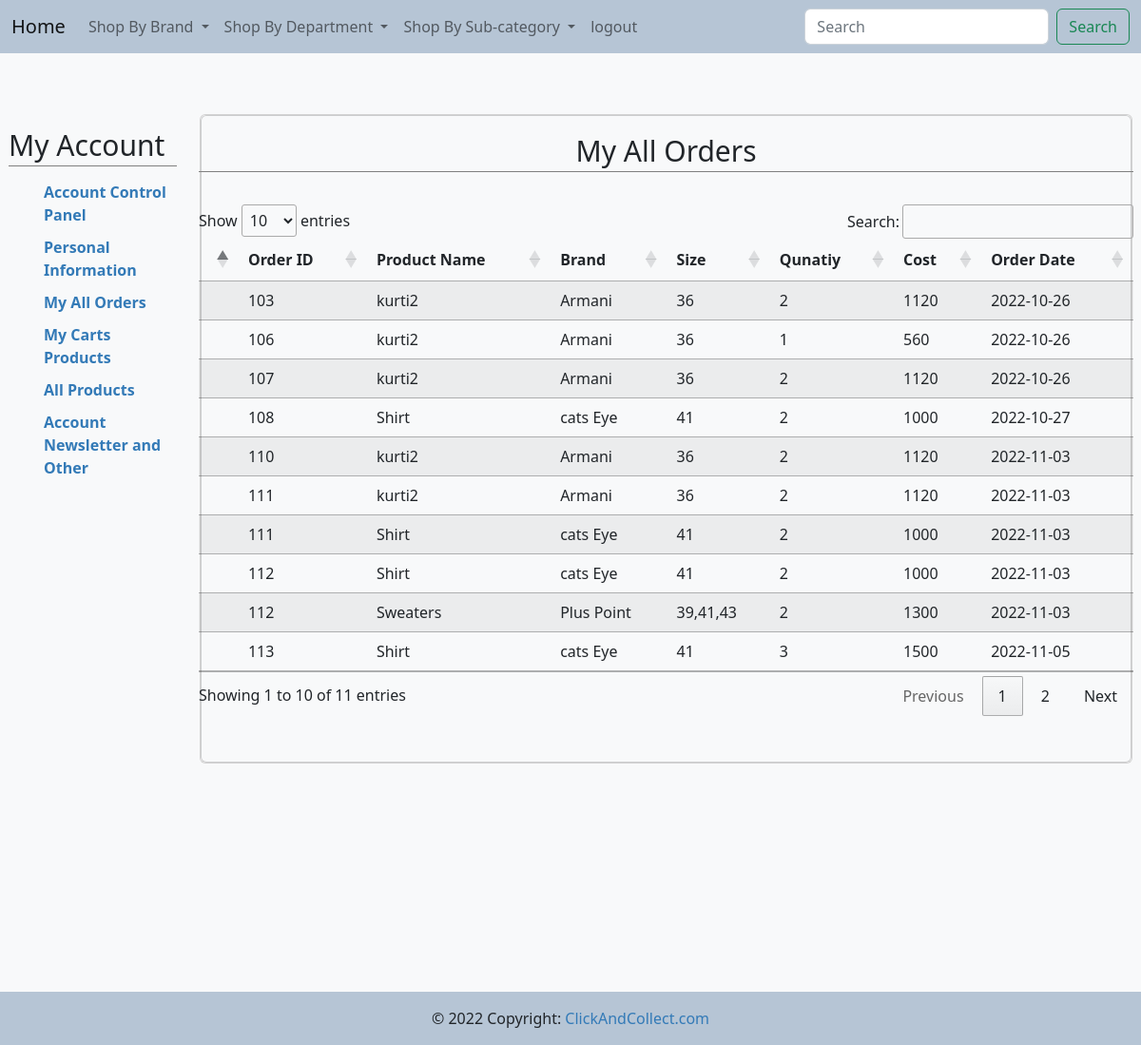
The app's page /customer/account_orders.php (signed in) with its own data.
### tables this page shows
CREATE TABLE IF NOT EXISTS `order_line` (
  `ol_id` int(11) NOT NULL AUTO_INCREMENT,
  `o_id` int(11) NOT NULL,
  `p_id` int(11) NOT NULL,
  `quantity` int(11) DEFAULT NULL,
  PRIMARY KEY (`ol_id`),
  KEY `FK_order_line2` (`p_id`),
  KEY `FK_order_line` (`o_id`)
);

CREATE TABLE IF NOT EXISTS `customer_order` (
  `o_id` int(11) NOT NULL AUTO_INCREMENT,
  `c_id` int(11) DEFAULT NULL,
  `Delivery_address` varchar(255) NOT NULL,
  `order_date` date DEFAULT NULL,
  PRIMARY KEY (`o_id`),
  KEY `FK_customer_order` (`c_id`)
);

CREATE TABLE IF NOT EXISTS `products` (
  `p_id` int(11) NOT NULL AUTO_INCREMENT,
  `name` varchar(100) DEFAULT NULL,
  `b_id` int(11) DEFAULT NULL,
  `sub_id` int(11) DEFAULT NULL,
  `s_id` int(11) NOT NULL,
  `size` varchar(100) DEFAULT NULL,
  `description` varchar(200) DEFAULT NULL,
  `prev_price` varchar(255) NOT NULL,
  `price` double DEFAULT NULL,
  `quantity` int(11) DEFAULT NULL,
  `status` int(11) NOT NULL,
  PRIMARY KEY (`p_id`),
  KEY `FK_brand1` (`b_id`),
  KEY `FK_catagory1` (`sub_id`),
  KEY `FK_seller` (`s_id`)
);

CREATE TABLE IF NOT EXISTS `brand` (
  `b_id` int(11) NOT NULL AUTO_INCREMENT,
  `name` varchar(100) DEFAULT NULL,
  PRIMARY KEY (`b_id`)
);

### customer/account_orders.php (the view, shortened to what this page needs)
<?php
  $cid = $_SESSION['id'];
?>
<!DOCTYPE html>
<html lang="en">
<head>
        <link href="https://cdn.jsdelivr.net/npm/bootstrap@5.2.1/dist/css/bootstrap.min.css" rel="stylesheet">
        <link rel="stylesheet" href="https://cdn.datatables.net/1.12.1/css/jquery.dataTables.min.css">
        <link href="include/style.css" rel="stylesheet" />
</head>
<body>
<div class="b">
    <?php include 'include/navbar.php' ?>
</div>
<div class="account-page">
<div class="container-fluid">
<div class="row">
<div class="col-md-2">
    <?php include 'include/sidebar.php' ?>
</div>
    <div class="col-sm-10">
        <div class="mt-1 card">
            <div class="card bg-light text-dark">
                <div class="row">
                    <div class="col-md-12 mt-0 mb-5 ml-1">
                        <h2 class="text-center">My All Orders</h2>
                        <br>
                        <table class="table table-striped" id = "cartproducts1">
                        <thead>
                        <tr>
                            <th></th>
                            <th>Order ID</th>
                            <th>Product Name</th>
                            <th>Brand</th>
                            <th>Size</th>
                            <th>Qunatiy</th>
                            <th>Cost</th>
                            <th>Order Date</th>
                        </tr>
                        </thead>
                        <tbody>
                        <?php
                            include 'include/connection.php';
                            $query = "select * from customer_order where c_id = $cid";
                            $table = mysqli_query($con,$query);
                            while($row = mysqli_fetch_array($table)){
                                $oid = $row['o_id'];
                                $query2 = "select * from order_line where o_id = $oid";
                                $table2 = mysqli_query($con,$query2);
                                while($row2 = mysqli_fetch_array($table2)){
                                    $pid = $row2['p_id'];
                                    $query3 = "select * from products where p_id = $pid";
                                    $table3 = mysqli_query($con,$query3);
                                    $row3 = mysqli_fetch_array($table3);
                                    $bid = $row3['b_id'];
                                    $query4 = "select * from brand where b_id = $bid";
                                    $table4 = mysqli_query($con,$query4);
                                    $row4   = mysqli_fetch_array($table4);
                                    $vprice = $row3['price']*$row2['quantity'];
                                    ?>
                                    <tr>
                                        <td></td>
                                        <td><?php echo $oid; ?></td>
                                        <td><?php echo $row3['name']; ?></td>
                                        <td><?php echo $row4['name']; ?></td>
                                        <td><?php echo $row3['size'];?></td>
                                        <td><?php echo $row2['quantity'];?></td>
                                        <td><?php echo $vprice;?></td>
                                        <td><?php echo $row['order_date'];?></td>
                                    </tr>
                               <?php } ?>
                           <?php } ?>
                        </tbody>
                    </table>
                    </div>
                </div>
            </div>
        </div>
    </div>
</div>
</div>
</div>
<div class="bot">
   <?php include 'include/footer.php' ?>
</div>
</body>
</html>

### customer/include/style.css (style rules this page uses)
.account-page { padding-top:5%; }
.b { background-color: #b6c5d5!important; }
body { background-color: #f8f9fa; }
.account-page h2 { padding-bottom: 5px; border-bottom: 1px solid #808080; }
.row { margin-right: -15px; margin-left: -15px; }
* { -webkit-box-sizing: border-box; -moz-box-sizing: border-box; box-sizing: border-box; }
div { display: block; }
.h2, h2 { font-size: 30px; }
.h1, .h2, .h3, h1, h2, h3 { margin-top: 20px; margin-bottom: 10px; }
.h1, .h2, .h3, .h4, .h5, .h6, h1, h2, h3, h4, h5, h6 { font-family: inherit; font-weight: 500; line-height: 1.1; color: inherit; }

### customer/account_orders.php (style rules this page uses)
.bot { padding-top:20%; }

### records on screen
order_line: o.o_id "103", p.name "kurti2", brand.name "Armani", p.size "36", quantity "2", vprice "1120", o.order_date "2022-10-26"
order_line: o.o_id "106", p.name "kurti2", brand.name "Armani", p.size "36", quantity "1", p.price "560", o.order_date "2022-10-26"
order_line: o.o_id "107", p.name "kurti2", brand.name "Armani", p.size "36", quantity "2", vprice "1120", o.order_date "2022-10-26"
order_line: o.o_id "108", p.name "Shirt", brand.name "cats Eye", p.size "41", quantity "2", vprice "1000", o.order_date "2022-10-27"
order_line: o.o_id "110", p.name "kurti2", brand.name "Armani", p.size "36", quantity "2", vprice "1120", o.order_date "2022-11-03"
order_line: o.o_id "111", p.name "kurti2", brand.name "Armani", p.size "36", quantity "2", vprice "1120", o.order_date "2022-11-03"
order_line: o.o_id "111", p.name "Shirt", brand.name "cats Eye", p.size "41", quantity "2", vprice "1000", o.order_date "2022-11-03"
order_line: o.o_id "112", p.name "Shirt", brand.name "cats Eye", p.size "41", quantity "2", vprice "1000", o.order_date "2022-11-03"
order_line: o.o_id "112", p.name "Sweaters", brand.name "Plus Point", p.size "39,41,43", quantity "2", vprice "1300", o.order_date "2022-11-03"
order_line: o.o_id "113", p.name "Shirt", brand.name "cats Eye", p.size "41", quantity "3", vprice "1500", o.order_date "2022-11-05"
